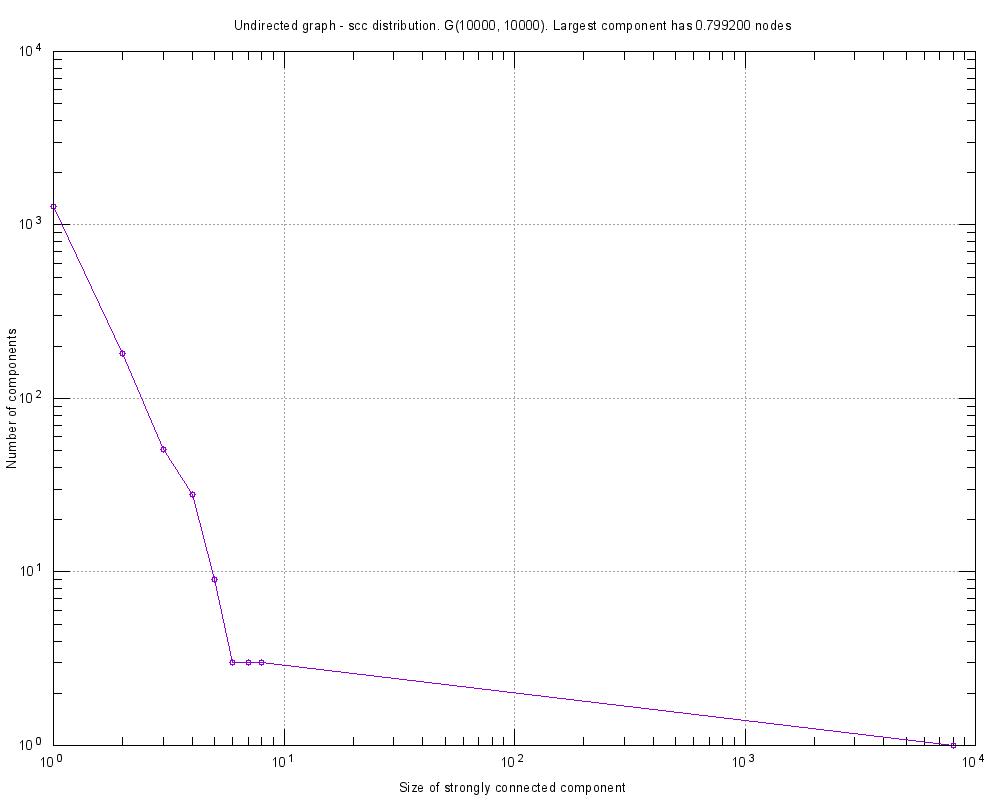

Here is the gnuplot script that generated this plot:
#
# Undirected graph - scc distribution. G(10000, 10000). Largest component has 0.799200 nodes (Sat Feb 18 14:43:30 2017)
#

set title "Undirected graph - scc distribution. G(10000, 10000). Largest component has 0.799200 nodes"
set key bottom right
set logscale xy 10
set format x "10^{%L}"
set mxtics 10
set format y "10^{%L}"
set mytics 10
set grid
set xlabel "Size of strongly connected component"
set ylabel "Number of components"
set tics scale 2
set terminal png font arial 10 size 1000,800
set output 'scc.RandomNetworkScc.png'
plot 	"scc.RandomNetworkScc.tab" using 1:2 title "" with linespoints pt 6
